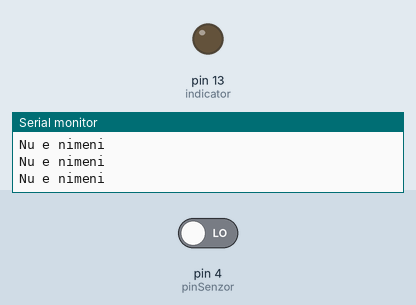
Recording of a sketch running on a simulated Arduino Uno, built with avr-gcc and run on an emulated ATmega328P. On the bench: output pins drawn as LEDs (lit = HIGH), the last lines printed to the serial monitor. The inputs (shaded band) are chosen by the test bench; at power-on: pin 4 (pinSenzor) LOW.

Above: at 1.8 s.
1.9 s: pin 4 (pinSenzor) driven HIGH
At 2.8 s:
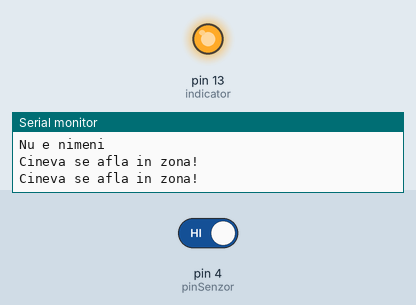
3.5 s: pin 4 (pinSenzor) driven LOW
At 4.0 s:
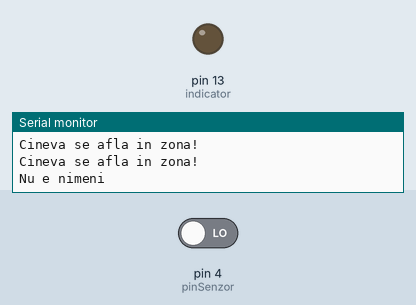
Timing chart, 0 to 6.5 s (numbered marks = the images above; inputs shaded):
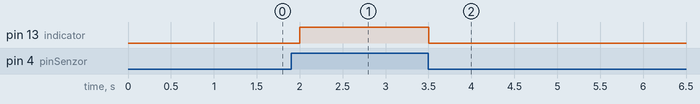

The sketch:

5_Senzor_Prezenta.ino
```cpp
//Acest program foloseste un senzor de prezenta umana sa detecteze daca exista personae in jur.

int pinSenzor = 4;
int indicator = 13;
void setup()
{
  pinMode(pinSenzor,INPUT);
  pinMode(indicator,OUTPUT);
  Serial.begin(9600);
}

void loop()
{
  int state = digitalRead(pinSenzor);
  digitalWrite(indicator,state); //Aprinde un led daca se afla oameni in jur
  if(state == 1)
    Serial.println("Cineva se afla in zona!"); //Afiseaza prin modulul serial
  else if(state == 0)
    Serial.println("Nu e nimeni");
  delay(500);
}
```

Measured:
- after the input at 1.9 s, pin 13 (indicator): LOW → HIGH after 0.10 s
- after the input at 3.5 s, pin 13 (indicator): HIGH → LOW at once
